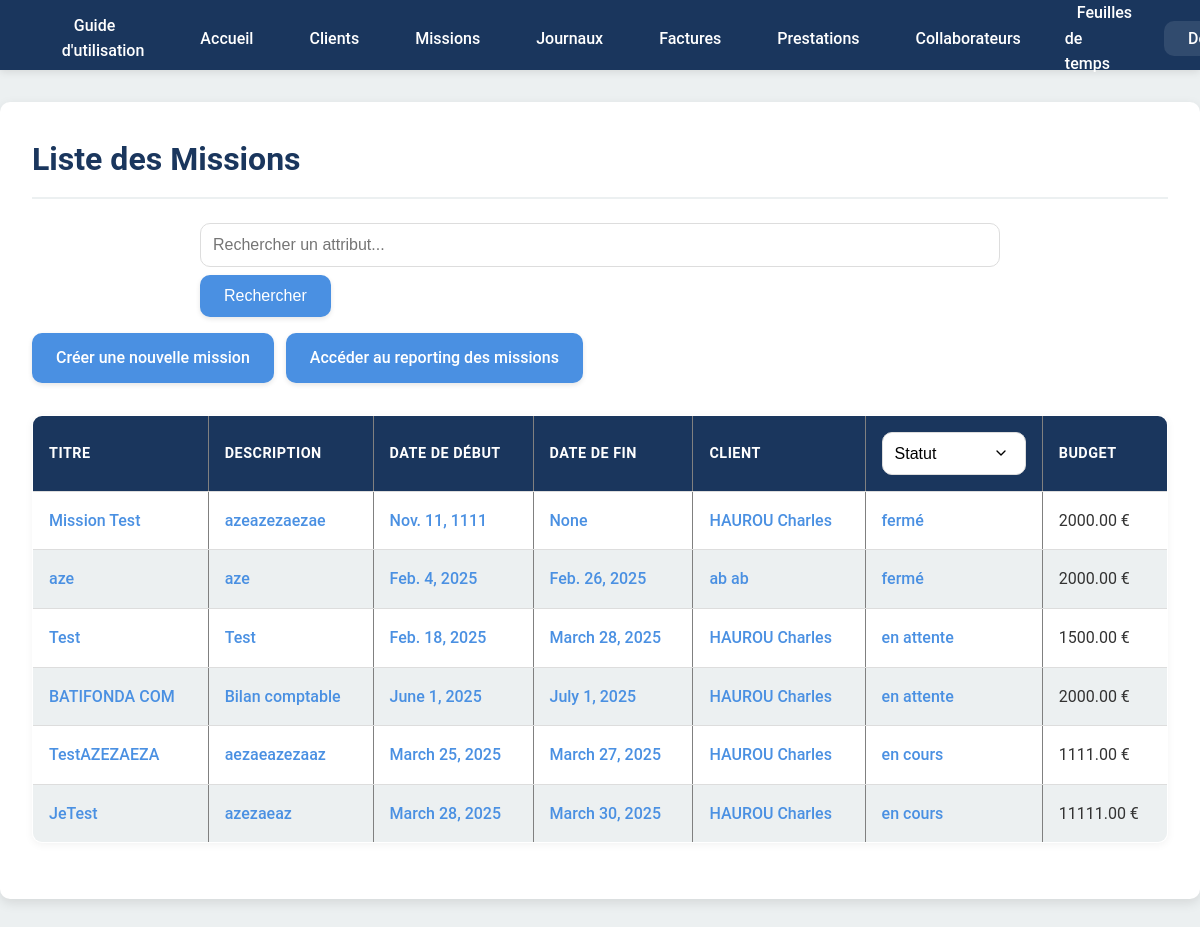
The app's page /missions/ (signed in) with its own data.
### projManagement/models.py (models this page shows, shortened)
class Mission(models.Model):
    title = models.CharField(max_length=255)
    description = models.TextField(blank=True, null=True)
    start_date = models.DateField()
    end_date = models.DateField(blank=True, null=True)
    client = models.ForeignKey(Client, on_delete=models.CASCADE, related_name="missions")
    libelle = models.CharField(max_length=255, default = '')
    budget = models.DecimalField(max_digits=10, decimal_places=2, default=0)
    statut = models.CharField(max_length=20, choices=[("en cours", "En cours"), ("en attente", "En attente"), ("fermé", "Fermé")], default='En attente')

class Client(models.Model):
    nom = models.CharField(max_length=100)
    prenom = models.CharField(max_length=100)
    email = models.EmailField(unique=True)
    telephone = models.CharField(max_length=20, blank=True, null=True)
    adresse = models.CharField(max_length=255, blank=True, null=True)
    ville = models.CharField(max_length=100, blank=True, null=True)
    code_postal = models.CharField(max_length=10, blank=True, null=True)
    pays = models.CharField(max_length=100, blank=True, null=True)
    date_inscription = models.DateTimeField(auto_now_add=True)
    statut = models.BooleanField(default=False)
    logo = models.ImageField(upload_to='client_logos/', null=True, blank=True)

### projManagement/views.py (the view, shortened to what this page needs)
# urls.py: path('missions/', views.missions, name='missions'),
@login_required
def missions(request):
    query = request.GET.get('q', '')
    missions_list = Mission.objects.all()
    return render(request, "projManagement/missions.html", {"missions": missions_list, "query": query})

### projManagement/templates/projManagement/missions.html (shortened to what this page needs)
{% extends 'projManagement/overlay.html' %}
{% block content %}
<h1>Liste des Missions</h1>
<form method="GET" action="">
    <input type="text" name="q" placeholder="Rechercher un attribut..." value="{{ request.GET.q }}">
    <button type="submit" class="btn">Rechercher</button>
</form>
<a href="{% url 'creer_mission' %}" class="btn">Créer une nouvelle mission</a>
<a href="{% url 'reporting_mission' %}" class="btn">Accéder au reporting des missions</a>
<table border="1">
    <thead>
        <tr>
            <th>Titre</th>
            <th>Description</th>
            <th>Date de début</th>
            <th>Date de fin</th>
            <th>Client</th>
            <th>
                <select name="Statut" id="statut-select" onchange="window.location.href=this.value;">
                    <option value="">Statut</option>
                </select>
            </th>
            <th>Budget</th>
        </tr>
    </thead>
    <tbody>
        {% for mission in missions %}
        <tr>
            <td><a href="{% url 'detail_mission' mission.id %}">{{ mission.title }}</a></td>
            <td><a href="{% url 'detail_mission' mission.id %}">{{ mission.description }}</a></td>
            <td><a href="{% url 'detail_mission' mission.id %}">{{ mission.start_date }}</a></td>
            <td><a href="{% url 'detail_mission' mission.id %}">{{ mission.end_date }}</a></td>
            <td><a href="{% url 'detail_client' mission.client.id %}">{{ mission.client.nom }} {{ mission.client.prenom }}</a></td>
            <td><a href="{% url 'detail_mission' mission.id %}">{{ mission.statut }}</a></td>
            <td>{{ mission.budget|floatformat:2 }} €</td>
        </tr>
        {% empty %}
        <tr>
            <td colspan="7">Aucune mission trouvée.</td>
        </tr>
        {% endfor %}
    </tbody>
</table>
{% endblock %}

### projManagement/static/projManagement/style.css (style rules this page uses)
:root { --font-family: 'Roboto', sans-serif; --primary: #4a90e2; --primary-hover: #357ABD; --secondary: #1a365d; --accent: #e74c3c; --success: #4CAF50; --warning: #FF9800; --info: #2196F3; --purple: #9C27B0; --bg-light: #ecf0f1; --bg-white: #ffffff; --text: #333333; --text-light: #666666; --border-color: #ddd; --header-height: 70px; --border-radius: 10px; --box-shadow: 0 4px 12px rgba(0, 0, 0, 0.1); }
* { margin: 0; padding: 0; box-sizing: border-box; }
html { scroll-behavior: smooth; }
body { font-family: var(--font-family); background: var(--bg-light); color: var(--text); line-height: 1.6; padding-top: var(--header-height); }
a { color: var(--primary); text-decoration: none; transition: color 0.3s ease; }
h1, h2, h3, h4, h5, h6 { color: var(--secondary); margin-bottom: 1rem; font-weight: 600; }
h1 { font-size: 2rem; border-bottom: 2px solid var(--bg-light); padding-bottom: 0.75rem; margin-bottom: 1.5rem; }
table { width: 100%; border-collapse: collapse; margin: 1.5rem 0; box-shadow: 0 2px 8px rgba(0, 0, 0, 0.05); border-radius: var(--border-radius); overflow: hidden; }
th, td { padding: 1rem; text-align: left; border-bottom: 1px solid var(--border-color); }
th { background: var(--secondary); color: #fff; font-weight: 600; text-transform: uppercase; font-size: 0.9rem; letter-spacing: 0.5px; }
tr:nth-child(even) { background: var(--bg-light); }
table a { color: var(--primary); text-decoration: none; font-weight: 500; transition: color 0.3s ease; }
.btn { display: inline-block; padding: 0.75rem 1.5rem; background: var(--primary); color: #fff; border: none; border-radius: var(--border-radius); font-size: 1rem; font-weight: 500; cursor: pointer; transition: all 0.3s ease; margin: 0.5rem 0.5rem 0.5rem 0; text-align: center; box-shadow: 0 2px 5px rgba(0, 0, 0, 0.1); }
form { width: 100%; max-width: 800px; margin: 0 auto; }
input, select, textarea { width: 100%; padding: 0.75rem; border: 1px solid var(--border-color); border-radius: var(--border-radius); font-size: 1rem; background: #fff; transition: border-color 0.3s ease, box-shadow 0.3s ease; }
select { cursor: pointer; appearance: none; background-repeat: no-repeat; background-position: right 1rem center; background-size: 1em; padding-right: 2.5rem; }

### records on screen
Mission: title "Mission Test", description "azeazezaezae", start_date "Nov. 11, 1111", end_date "None", client.nom "HAUROU", client.prenom "Charles", statut "fermé", budget "2000.00"
Mission: title "aze", description "aze", start_date "Feb. 4, 2025", end_date "Feb. 26, 2025", client.nom "ab", client.prenom "ab", statut "fermé", budget "2000.00"
Mission: title "Test", description "Test", start_date "Feb. 18, 2025", end_date "March 28, 2025", client.nom "HAUROU", client.prenom "Charles", statut "en attente", budget "1500.00"
Mission: title "BATIFONDA COM", description "Bilan comptable", start_date "June 1, 2025", end_date "July 1, 2025", client.nom "HAUROU", client.prenom "Charles", statut "en attente", budget "2000.00"
Mission: title "TestAZEZAEZA", description "aezaeazezaaz", start_date "March 25, 2025", end_date "March 27, 2025", client.nom "HAUROU", client.prenom "Charles", statut "en cours", budget "1111.00"
Mission: title "JeTest", description "azezaeaz", start_date "March 28, 2025", end_date "March 30, 2025", client.nom "HAUROU", client.prenom "Charles", statut "en cours", budget "11111.00"
